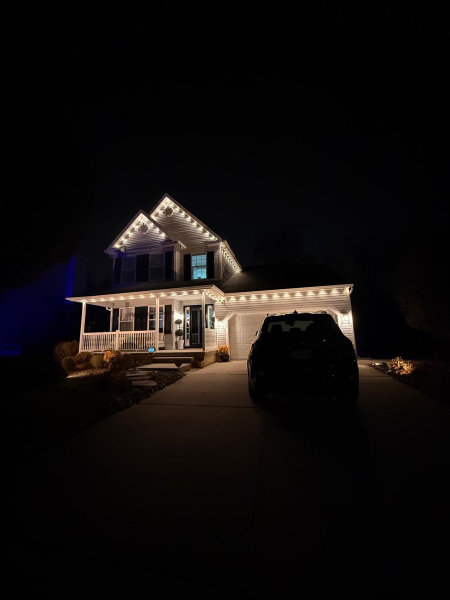
#> input picture scratchpad/night/photo_900.png, 900 x 1200 px (shown at 1/2 size)
$ python meter_r24.py photo_900.png
#> lines starting #> are read from the running program, lines starting #| are printed output that depends on the picture
import sys
from PIL import Image, ImageStat
im = Image.open(sys.argv[1]); ren = im.convert('L'); rgb = im.convert('RGB')
#> further down, im is the input picture: PIL image 900x1200 RGB; mean R, G, B 16.1, 12.9, 11.9
#> after `ren = im.convert('L')`:
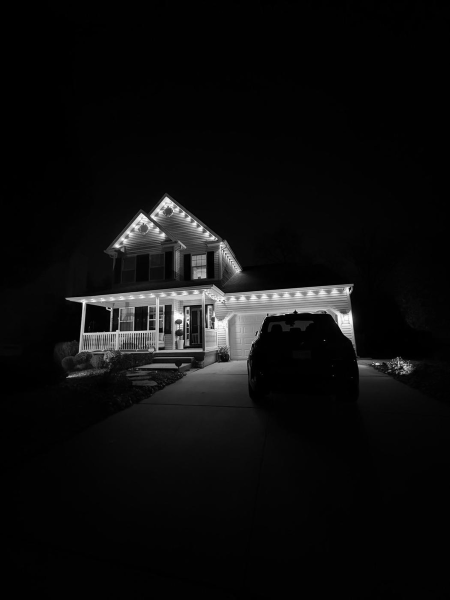
#> ren: PIL image 900x1200 L (shown at 1/2 size); min 0, max 254, mean 13.8
def m(img, x, y, w, h): return ImageStat.Stat(img.crop((x, y, x+w, y+h))).mean[0]
T = [
 ("drive at garage door",      (820, 745, 40, 12), 45),
 ("drive at car nose (R)",     (760, 752, 30, 12), 35),
 ("drive beside car flank",    (760, 820, 30, 30), 20),
 ("drive 5 ft behind car",     (600, 930, 60, 30), 12),
 ("drive mid-frame row 900",   (430, 900, 60, 40), 6),
 ("drive bottom edge",         (430, 1150, 100, 40), 2),
 ("walk at steps",             (400, 720, 40, 40), 104),
 ("walk fan mid",              (420, 780, 30, 30), 60),
 ("walk meets drive",          (445, 860, 30, 30), 25),
 ("rock band",                 (330, 760, 30, 30), 40),
 ("lawn W of rocks",           (200, 800, 40, 40), 5),
 ("lawn far W",                (100, 900, 40, 40), 4),
 ("lawn E of drive",           (860, 900, 30, 30), 4),
 ("steps (treads+risers)",     (420, 718, 50, 20), 85),
 ("garage wall under sconce",  (760, 660, 20, 20), 139),
 ("garage door face",          (700, 660, 60, 30), 150),
 ("siding at foundation",      (790, 705, 20, 12), 20),
 ("gable s1 (rake)",           (297, 462, 8, 6), 78),
 ("gable s2",                  (297, 476, 8, 6), 147),
 ("gable s3",                  (297, 490, 8, 6), 176),
 ("gable s4",                  (297, 504, 8, 6), 99),
 ("gable s5 (window head)",    (297, 518, 8, 6), 51),
 ("car rear face",             (600, 780, 60, 30), 8),
 ("car tyre bottoms",          (500, 880, 40, 15), 6),
 ("porch ceiling",             (220, 605, 80, 8), 142),
]
print("%-28s %7s %7s %6s" % ("patch", "render", "target", "ratio"))
for name, (x, y, w, h), t in T:
    v = m(ren, x, y, w, h); r = v / max(t, 1)
    print("%-28s %7.0f %7.0f %6.2f%s" % (name, v, t, r, "" if 0.8 <= r <= 1.2 else "  <-- off"))
#> this loop made 25 passes
#> (v, r) on passes 1 to 12: (4.29, 0.0954), (32.54, 0.93), (6.85, 0.343), (3.92, 0.327), (10.62, 1.77), (1.72, 0.86), (103.8, 0.998), (39.45, 0.658), (16.2, 0.648), (46.2, 1.15), (5.44, 1.09), (3.08, 0.771)
#| drive at garage door               4      45   0.10  <-- off
#| drive at car nose (R)             33      35   0.93
#| drive beside car flank             7      20   0.34  <-- off
#| drive 5 ft behind car              4      12   0.33  <-- off
#| drive mid-frame row 900           11       6   1.77  <-- off
#| drive bottom edge                  2       2   0.86
#| walk at steps                    104     104   1.00
#| walk fan mid                      39      60   0.66  <-- off
#> (further printed lines are left out)
def rgbm(x, y, w, h): return tuple(round(v) for v in ImageStat.Stat(rgb.crop((x, y, x+w, y+h))).mean)
print("blue rgb: porch W column", rgbm(262, 600, 10, 60), "| W end wall", rgbm(280, 560, 20, 40), "| far-left trees", rgbm(60, 500, 60, 120), "| shrubs under trees", rgbm(60, 640, 80, 40))

$ run again, on scratchpad/night/lights_r19.png
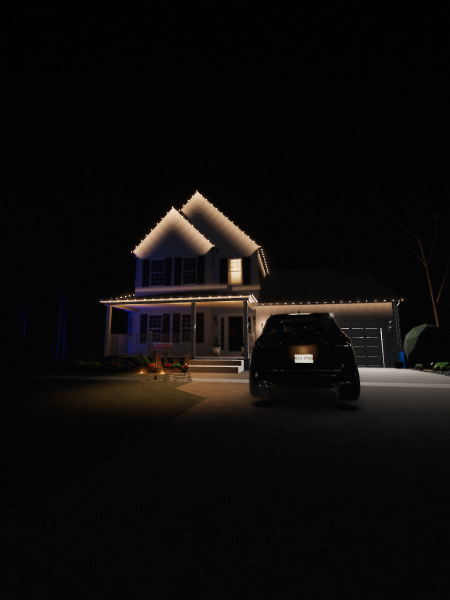
#> input picture scratchpad/night/lights_r19.png, 900 x 1200 px (shown at 1/2 size)
#> im is the input picture: PIL image 900x1200 RGB; mean R, G, B 13.3, 11.5, 10.9
#> `ren = im.convert('L')`:
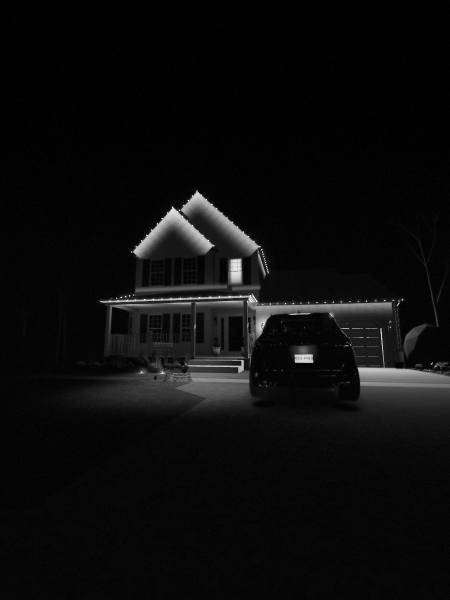
#> ren: PIL image 900x1200 L (shown at 1/2 size); min 0, max 254, mean 12
#> the loop `for name, (x, y, w, h), t in T:` made 25 passes
#> (v, r) on passes 1 to 8: (138.2, 3.07), (125.2, 3.58), (24.64, 1.23), (6.74, 0.562), (6.8, 1.13), (5.47, 2.74), (90.55, 0.871), (73.24, 1.22)
#> (printed output is left out)
